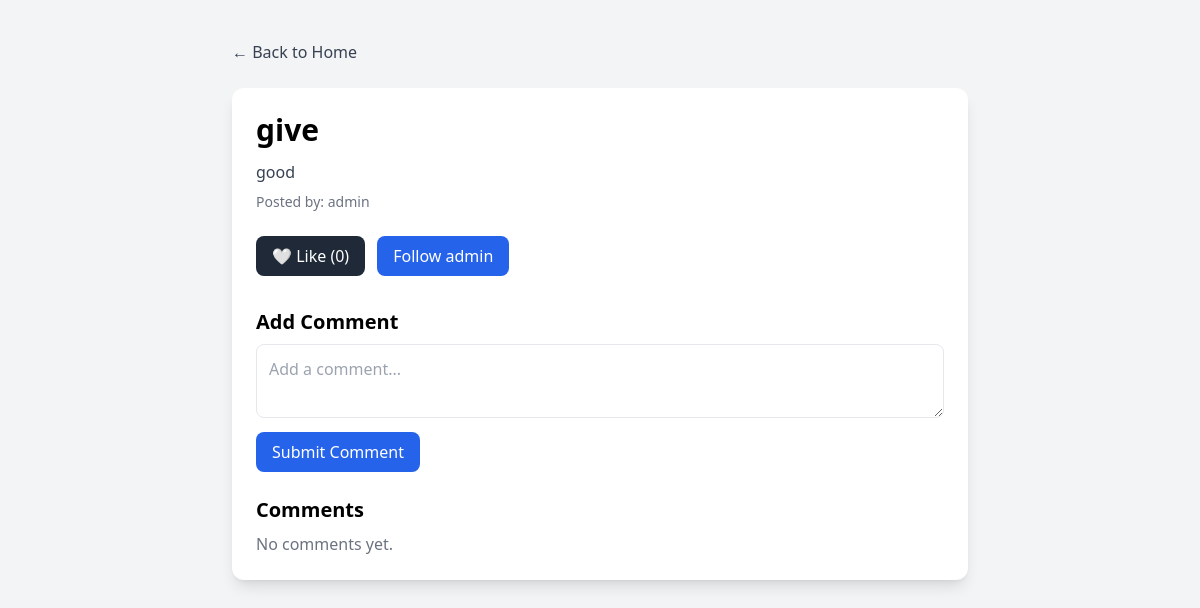
The app's page /post/2/ with its own data.
### insta/models.py (models this page shows, shortened)
class Post(models.Model):
    user = models.ForeignKey(settings.AUTH_USER_MODEL, on_delete=models.CASCADE)
    title = models.CharField(max_length=200)
    content = models.TextField()
    created_at = models.DateTimeField(auto_now_add=True)
    likes = models.ManyToManyField(settings.AUTH_USER_MODEL, related_name='liked_posts', blank=True)

### adminapp/models.py (models this page shows, shortened)
class User(AbstractUser):
    ROLE_CHOICES = (
        ('admin', 'Admin'),
        ('author', 'Author'),
        ('reader', 'Reader'),
    )
    role = models.CharField(max_length=10, choices=ROLE_CHOICES, default='reader')

### insta/views.py (the view, shortened to what this page needs)
# urls.py: path('post/<int:id>/', views.post_detail, name='post_detail'),
def post_detail(request, id):
    post = Post.objects.get(id=id)
    liked = False
    if request.user.is_authenticated:
        liked = request.user in post.likes.all()
    context = {'post': post, 'liked': liked}
    return render(request, 'post_detail.html', context)

### insta/templates/post_detail.html (shortened to what this page needs)
<!DOCTYPE html>
<html lang="en">
<head>
    <script src="https://cdn.tailwindcss.com"></script>
</head>
<body class="min-h-screen bg-gray-100 py-10">
    <div class="max-w-3xl mx-auto px-4">
        <a href="{% url 'insta:home' %}" class="inline-block mb-6 text-gray-700 hover:text-black">
            ← Back to Home
        </a>
        <article class="bg-white shadow-lg rounded-xl p-6">
            <h1 class="text-3xl font-bold">{{ post.title }}</h1>
            <p class="mt-3 text-gray-700">{{ post.content }}</p>
            <p class="mt-2 text-sm text-gray-500">Posted by: {{ post.user.username }}</p>
            <div class="mt-6 flex items-center gap-3">
                <a href="{% url 'insta:like' post.id %}">
                    {% if request.user in post.likes.all %}
                    <button class="bg-red-500 text-white px-4 py-2 rounded-lg">
                        ❤️ Unlike ({{ post.likes.count }})
                    </button>
                    {% else %}
                    <button class="bg-gray-800 text-white px-4 py-2 rounded-lg">
                        🤍 Like ({{ post.likes.count }})
                    </button>
                    {% endif %}
                </a>
                <a href="{% url 'insta:follow_toggle' post.user.id %}">
                    {% if is_following %}
                    <button class="bg-red-600 text-white px-4 py-2 rounded-lg">
                        Unfollow {{ post.user.username }}
                    </button>
                    {% else %}
                    <button class="bg-blue-600 text-white px-4 py-2 rounded-lg">
                        Follow {{ post.user.username }}
                    </button>
                    {% endif %}
                </a>
            </div>
            <h2 class="text-xl mt-8 font-semibold">Add Comment</h2>
            <form action="{% url 'insta:add_comment' post.id %}" method="POST" class="mt-2">
                <textarea name="comment" class="w-full border p-3 rounded-lg" placeholder="Add a comment..."></textarea>
                <button class="bg-blue-600 text-white px-4 py-2 rounded-lg mt-2">
                    Submit Comment
                </button>
            </form>
            <h2 class="text-xl font-semibold mt-6">Comments</h2>
            {% for c in post.comments.all %}
            <div class="border rounded p-3 mt-3 bg-gray-50">
                <p class="font-semibold">{{ c.user.username }}</p>
                <p>{{ c.text }}</p>
                {% if c.user == request.user %}
                <a href="{% url 'insta:edit_comment' c.id %}" class="text-blue-600 text-sm">Edit</a> |
                <a href="{% url 'insta:delete_comment' c.id %}" class="text-red-600 text-sm">Delete</a>
                <a href="{% url 'insta:post_detail' post.id %}">View Post</a>
                {% endif %}
            </div>
            {% empty %}
            <p class="text-gray-500 mt-2">No comments yet.</p>
            {% endfor %}
        </article>
    </div>
</body>
</html>

### records on screen
Post: title "give", content "good", user.username "admin", likes.count "0"
